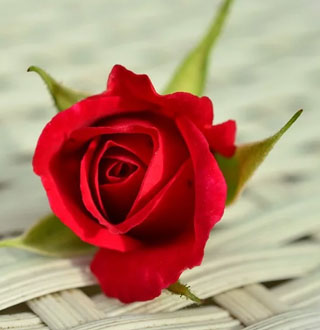
#> input picture class_opencv/ch08/연습문제/affine.jpg, 320 x 330 px
$ python '17번.py'
#> lines starting #> are read from the running program, lines starting #| are printed output that depends on the picture
import numpy as np, cv2

image = cv2.imread('affine.jpg', cv2.IMREAD_GRAYSCALE)
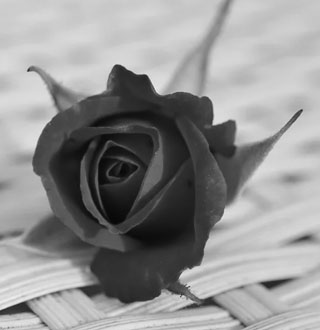
#> image: shape (330, 320); min 4, max 244, mean 145.5
if image is None: raise Exception("영상 파일을 읽기 에러")

h,w = image.shape
#> h = 330; w = 320

flip1 = np.array([[-1, 0, w],
                        [0, 1, 0]], dtype=np.float32)
#> flip1 = [[-1, 0, 320], [0, 1, 0]]

flip2 = np.array([[1, 0, 0],
                        [0, -1, h]], dtype=np.float32)
#> flip2 = [[1, 0, 0], [0, -1, 330]]
flip3 = np.array([[-1, 0, w],
                        [0, -1, h]], dtype=np.float32)
#> flip3 = [[-1, 0, 320], [0, -1, 330]]

dst1 = cv2.warpAffine(image, flip1, (w,h))
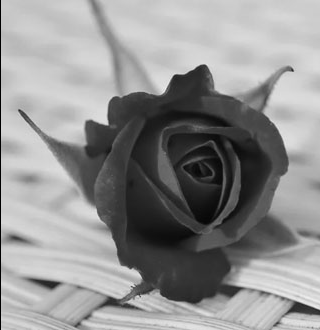
#> dst1: shape (330, 320); min 0, max 244, mean 144.9
dst2 = cv2.warpAffine(image, flip2, (w,h))
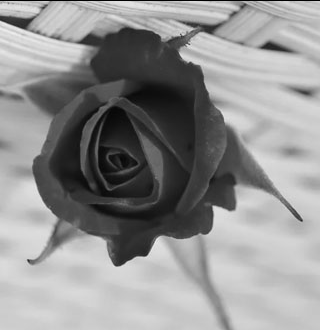
#> dst2: shape (330, 320); min 0, max 244, mean 144.9
dst3 = cv2.warpAffine(image, flip3, (w,h))
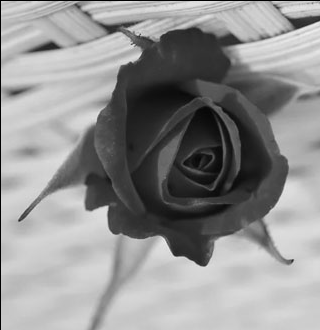
#> dst3: shape (330, 320); min 0, max 244, mean 144.3

cv2.imshow("image", image)
cv2.imshow("flip1", flip1)
cv2.imshow("flip2", flip2)
cv2.imshow("flip3", flip3)
cv2.waitKey(0)

$ run again, with class_opencv/ch08/연습문제/translate.jpg copied over class_opencv/ch08/연습문제/affine.jpg
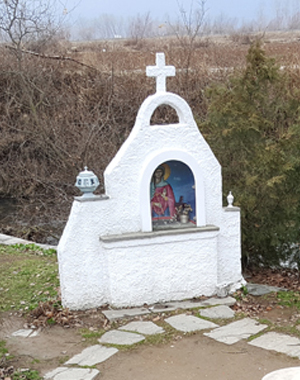
#> input picture class_opencv/ch08/연습문제/translate.jpg, 300 x 380 px
#> `dst2 = cv2.warpAffine(image, flip2, (w,h))`:
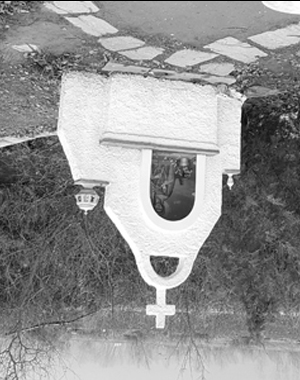
#> dst2: shape (380, 300); min 0, max 255, mean 146.7
#> `dst3 = cv2.warpAffine(image, flip3, (w,h))`:
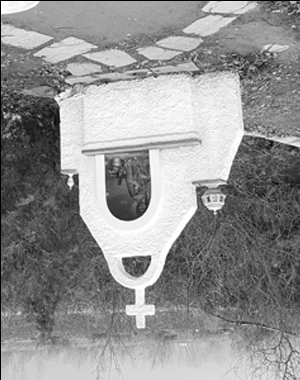
#> dst3: shape (380, 300); min 0, max 255, mean 146.3
